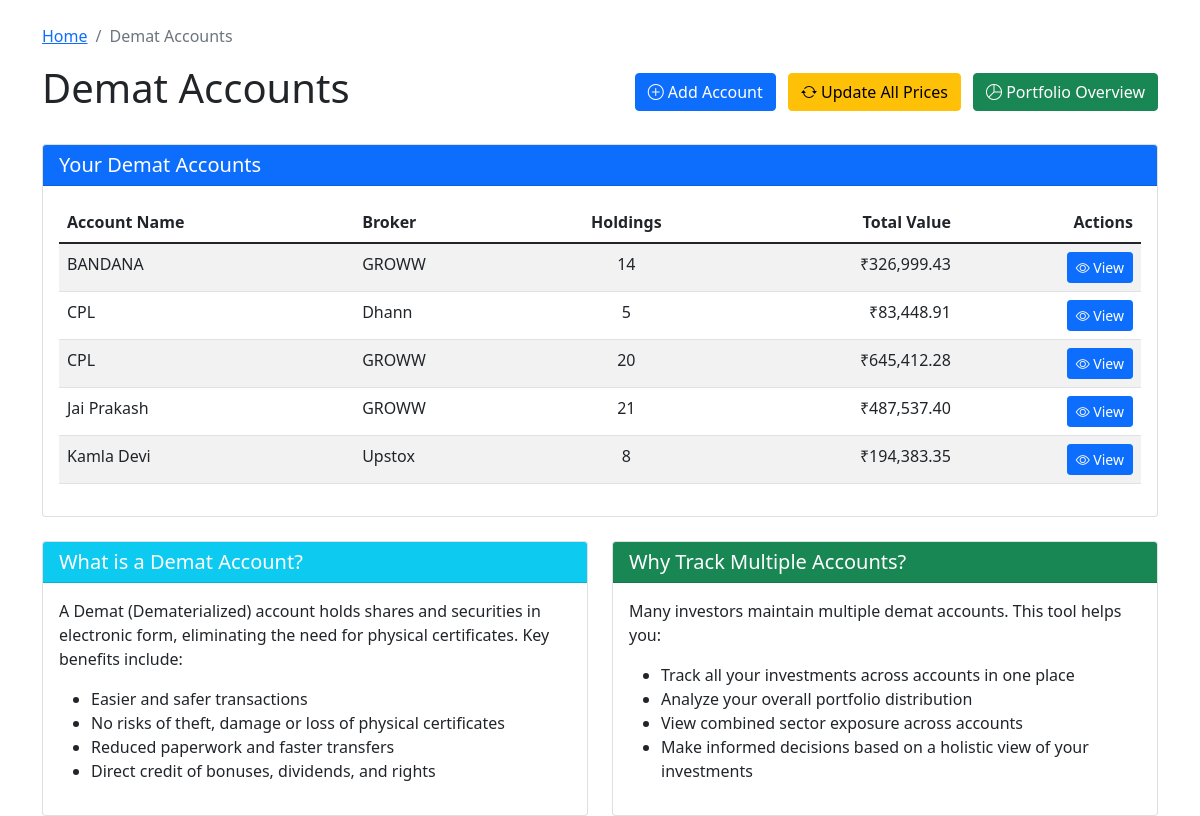
/demat_accounts, run on the app's committed database.
### tables this page shows
CREATE TABLE demat_accounts
                 (id INTEGER PRIMARY KEY AUTOINCREMENT,
                  account_name TEXT NOT NULL,
                  broker TEXT,
                  account_number TEXT,
                  created_at TIMESTAMP DEFAULT CURRENT_TIMESTAMP, initial_investment REAL DEFAULT 0);

### app.py (the view)
@app.route('/demat_accounts')
def demat_accounts():
    conn = sqlite3.connect('funds.db')
    conn.row_factory = sqlite3.Row
    c = conn.cursor()
    c.execute('SELECT * FROM demat_accounts ORDER BY account_name')
    accounts = c.fetchall()
    account_summaries = []
    for account in accounts:
        c.execute('''SELECT COUNT(*) as holdings_count,
                    SUM(quantity * current_price) as total_value
                    FROM demat_holdings
                    WHERE account_id = ?''', (account['id'],))
        summary = c.fetchone()
        account_summaries.append({
            'id': account['id'],
            'name': account['account_name'],
            'broker': account['broker'],
            'holdings_count': summary['holdings_count'] if summary else 0,
            'total_value': summary['total_value'] if summary and summary['total_value'] else 0
        })
    conn.close()
    return render_template('demat_accounts.html', accounts=account_summaries)

### app.py (called while the page is built)
@app.context_processor
def inject_datetime():
    return {'datetime': datetime}

### templates/demat_accounts.html (shortened to what this page needs)
<!DOCTYPE html>
<html>
<head>
    <link href="https://cdn.jsdelivr.net/npm/bootstrap@5.1.3/dist/css/bootstrap.min.css" rel="stylesheet">
    <link rel="stylesheet" href="https://cdn.jsdelivr.net/npm/bootstrap-icons@1.8.1/font/bootstrap-icons.css">
</head>
<body>
    <div class="container mt-4">
        <nav aria-label="breadcrumb">
            <ol class="breadcrumb">
                <li class="breadcrumb-item"><a href="/">Home</a></li>
                <li class="breadcrumb-item active">Demat Accounts</li>
            </ol>
        </nav>
        <div class="d-flex justify-content-between align-items-center mb-4">
            <h1>Demat Accounts</h1>
            <div>
                <button class="btn btn-primary me-2" data-bs-toggle="modal" data-bs-target="#addAccountModal">
                    <i class="bi bi-plus-circle"></i> Add Account
                </button>
                <form action="{{ url_for('update_demat_prices') }}" method="POST" class="d-inline">
                    <button type="submit" class="btn btn-warning me-2">
                        <i class="bi bi-arrow-repeat"></i> Update All Prices
                    </button>
                </form>
                <a href="{{ url_for('portfolio_overview') }}" class="btn btn-success">
                    <i class="bi bi-pie-chart"></i> Portfolio Overview
                </a>
            </div>
        </div>
        <div class="row">
            <div class="col-md-12">
                <div class="card">
                    <div class="card-header bg-primary text-white">
                        <h5 class="mb-0">Your Demat Accounts</h5>
                    </div>
                    <div class="card-body">
                        {% if accounts %}
                            <div class="table-responsive">
                                <table class="table table-striped table-hover">
                                    <thead>
                                        <tr>
                                            <th>Account Name</th>
                                            <th>Broker</th>
                                            <th class="text-center">Holdings</th>
                                            <th class="text-end">Total Value</th>
                                            <th class="text-end">Actions</th>
                                        </tr>
                                    </thead>
                                    <tbody>
                                        {% for account in accounts %}
                                            <tr>
                                                <td>{{ account.name }}</td>
                                                <td>{{ account.broker }}</td>
                                                <td class="text-center">{{ account.holdings_count }}</td>
                                                <td class="text-end">₹{{ "{:,.2f}".format(account.total_value) }}</td>
                                                <td class="text-end">
                                                    <a href="{{ url_for('view_demat_account', account_id=account.id) }}" class="btn btn-sm btn-primary">
                                                        <i class="bi bi-eye"></i> View
                                                    </a>
                                                </td>
                                            </tr>
                                        {% endfor %}
                                    </tbody>
                                </table>
                            </div>
                        {% endif %}
                    </div>
                </div>
            </div>
        </div>
        <div class="row mt-4">
            <div class="col-md-6">
                <div class="card">
                    <div class="card-header bg-info text-white">
                        <h5 class="mb-0">What is a Demat Account?</h5>
                    </div>
                    <div class="card-body">
                        <p>A Demat (Dematerialized) account holds shares and securities in electronic form, eliminating the need for physical certificates. Key benefits include:</p>
                        <ul>
                            <li>Easier and safer transactions</li>
                            <li>No risks of theft, damage or loss of physical certificates</li>
                            <li>Reduced paperwork and faster transfers</li>
                            <li>Direct credit of bonuses, dividends, and rights</li>
                        </ul>
                    </div>
                </div>
            </div>
            <div class="col-md-6">
                <div class="card">
                    <div class="card-header bg-success text-white">
                        <h5 class="mb-0">Why Track Multiple Accounts?</h5>
                    </div>
                    <div class="card-body">
                        <p>Many investors maintain multiple demat accounts. This tool helps you:</p>
                        <ul>
                            <li>Track all your investments across accounts in one place</li>
                            <li>Analyze your overall portfolio distribution</li>
                            <li>View combined sector exposure across accounts</li>
                            <li>Make informed decisions based on a holistic view of your investments</li>
                        </ul>
                    </div>
                </div>
            </div>
        </div>
    </div>
</body>
</html>

### data on the page
demat_accounts: name "BANDANA", broker "GROWW", holdings_count "14", total_value "326,999.43"
demat_accounts: name "CPL", broker "Dhann", holdings_count "5", total_value "83,448.91"
demat_accounts: name "CPL", broker "GROWW", holdings_count "20", total_value "645,412.28"
demat_accounts: name "Jai Prakash", broker "GROWW", holdings_count "21", total_value "487,537.40"
demat_accounts: name "Kamla Devi", broker "Upstox", holdings_count "8", total_value "194,383.35"
